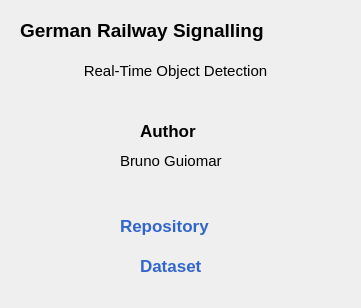
<?xml version="1.0" encoding="UTF-8"?>
<ui version="4.0">
 <class>GRS_about_page</class>
 <widget class="QWidget" name="GRS_about_page">
  <property name="geometry">
   <rect>
    <x>0</x>
    <y>0</y>
    <width>361</width>
    <height>308</height>
   </rect>
  </property>
  <property name="windowTitle">
   <string>Form</string>
  </property>
  <property name="locale">
   <locale language="English" country="Germany"/>
  </property>
  <widget class="QLabel" name="AP_title1">
   <property name="geometry">
    <rect>
     <x>20</x>
     <y>10</y>
     <width>331</width>
     <height>41</height>
    </rect>
   </property>
   <property name="font">
    <font>
     <pointsize>14</pointsize>
     <weight>75</weight>
     <bold>true</bold>
    </font>
   </property>
   <property name="text">
    <string>German Railway Signalling</string>
   </property>
  </widget>
  <widget class="QLabel" name="AP_title2">
   <property name="geometry">
    <rect>
     <x>10</x>
     <y>50</y>
     <width>331</width>
     <height>41</height>
    </rect>
   </property>
   <property name="font">
    <font>
     <pointsize>11</pointsize>
     <weight>50</weight>
     <bold>false</bold>
    </font>
   </property>
   <property name="text">
    <string>Real-Time Object Detection</string>
   </property>
   <property name="alignment">
    <set>Qt::AlignCenter</set>
   </property>
  </widget>
  <widget class="QLabel" name="AP_author_label">
   <property name="geometry">
    <rect>
     <x>140</x>
     <y>120</y>
     <width>91</width>
     <height>21</height>
    </rect>
   </property>
   <property name="font">
    <font>
     <pointsize>13</pointsize>
     <weight>75</weight>
     <bold>true</bold>
    </font>
   </property>
   <property name="text">
    <string>Author</string>
   </property>
  </widget>
  <widget class="QLabel" name="AP_author_value">
   <property name="geometry">
    <rect>
     <x>120</x>
     <y>150</y>
     <width>131</width>
     <height>21</height>
    </rect>
   </property>
   <property name="font">
    <font>
     <pointsize>11</pointsize>
    </font>
   </property>
   <property name="text">
    <string>Bruno Guiomar</string>
   </property>
  </widget>
  <widget class="QLabel" name="AP_repo_link">
   <property name="geometry">
    <rect>
     <x>120</x>
     <y>210</y>
     <width>131</width>
     <height>31</height>
    </rect>
   </property>
   <property name="font">
    <font>
     <pointsize>13</pointsize>
     <weight>75</weight>
     <bold>true</bold>
    </font>
   </property>
   <property name="styleSheet">
    <string notr="true">color: rgb(51, 102, 204)</string>
   </property>
   <property name="text">
    <string>Repository</string>
   </property>
  </widget>
  <widget class="QLabel" name="AP_dataset_link">
   <property name="geometry">
    <rect>
     <x>140</x>
     <y>250</y>
     <width>101</width>
     <height>31</height>
    </rect>
   </property>
   <property name="font">
    <font>
     <pointsize>13</pointsize>
     <weight>75</weight>
     <bold>true</bold>
    </font>
   </property>
   <property name="styleSheet">
    <string notr="true">color: rgb(51, 102, 204)</string>
   </property>
   <property name="text">
    <string>Dataset</string>
   </property>
  </widget>
 </widget>
 <resources/>
 <connections/>
</ui>
